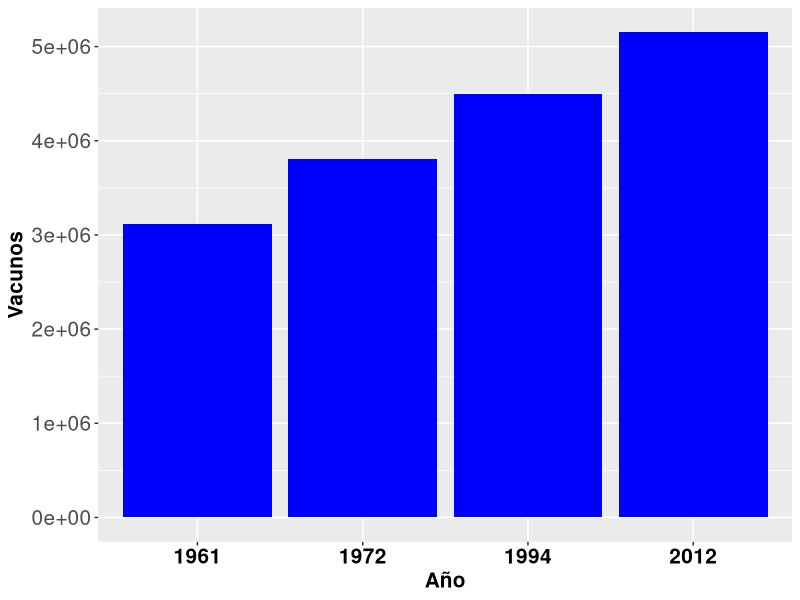

The R source for this figure:
## ---- chunk 1
options(htmltools.dir.version = FALSE)
## ---- chunk 2
inei <- read.table( header = T, text = "
                                         Año  Vacunos
                                         1961 3116100
                                         1972 3810100
                                         1994 4495300
                                         2012 5156000 
                                                      ")
## ---- chunk 3
library(ggplot2)
## ---- chunk 4
ggplot(inei, aes(as.factor(Año), y = Vacunos)) + 
     geom_bar(stat = 'identity', position = "dodge", fill = "blue") + 
     labs(x = "Año", y = "Vacunos") +
  theme(axis.text.x = element_text(face = "bold", color = "black", size = 15, angle = 360)) +
  theme(axis.text.y = element_text(size = 15), axis.title = element_text(size = 15, face = "bold")) 
